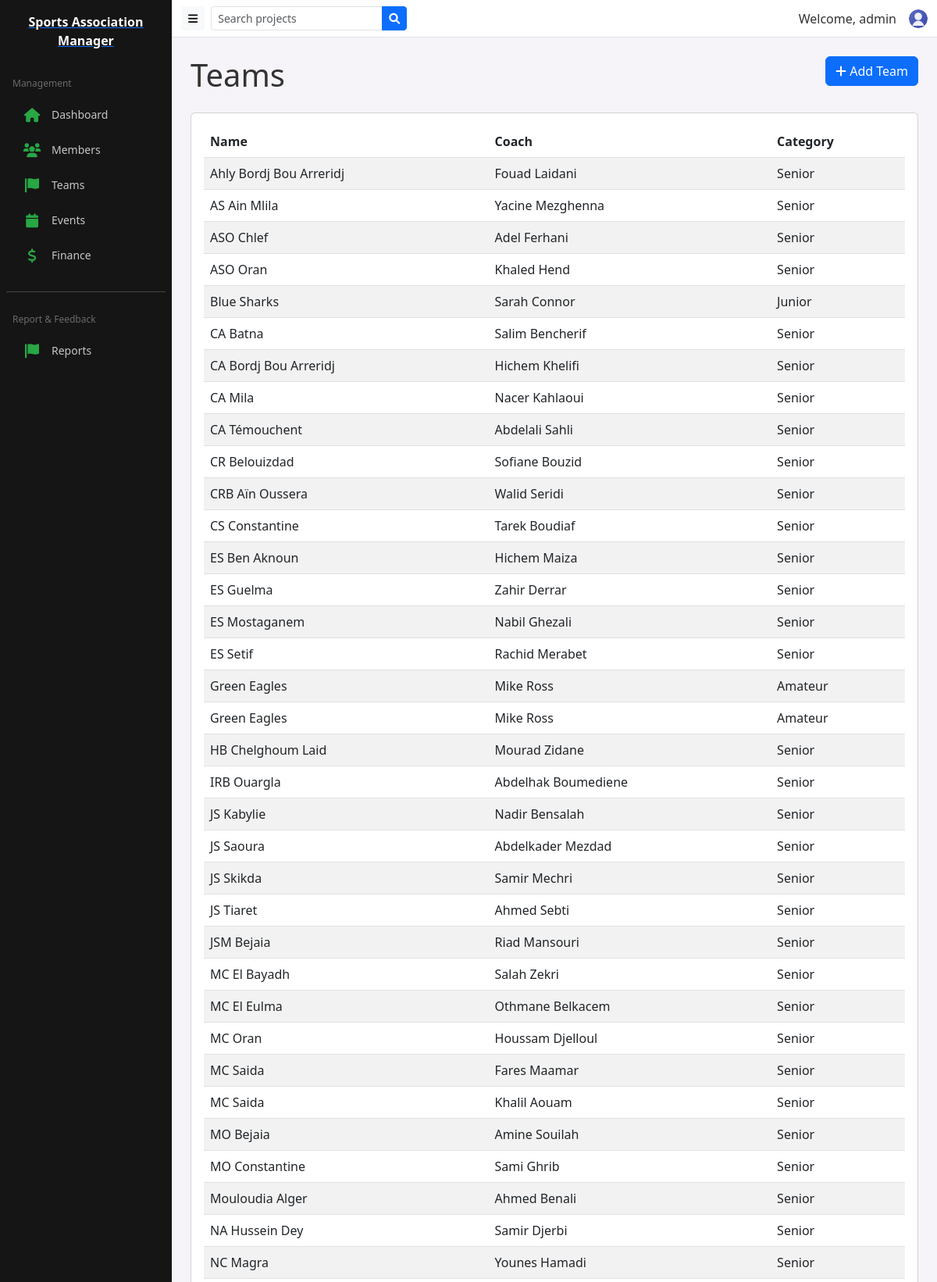
/public/team (signed in, upper part), run on the app's committed database.
### tables this page shows
CREATE TABLE `teams` (
  `id` int NOT NULL,
  `name` varchar(100) NOT NULL,
  `coach` varchar(100) DEFAULT NULL,
  `category` varchar(50) DEFAULT NULL,
  `created_at` timestamp NULL DEFAULT CURRENT_TIMESTAMP
);

### app/controllers/TeamController.php (called while the page is built, shortened)
<?php
class TeamController extends Controller {
    public function __construct(){
        $this->teamModel = $this->model('Team');
    }
    public function index(){
        $teams = $this->teamModel->getTeams();
        $data = ['teams' => $teams];
        $this->view('teams/index', $data);
    }
}

### app/core/App.php (called while the page is built, shortened)
<?php
class App {
    protected $currentMethod = 'index';
    public function __construct(){
        $url = $this->getUrl();
        if(isset($url[0]) && file_exists('../app/controllers/' . ucwords($url[0]) . 'Controller.php')){
            unset($url[0]);
        }
        $this->currentController = new $this->currentController;
        if(isset($url[1])){
            if(method_exists($this->currentController, $url[1])){
                $this->currentMethod = $url[1];
                unset($url[1]);
            }
        } else {
            $controllerClass = is_object($this->currentController) ? get_class($this->currentController) : $this->currentController;
            if($controllerClass === 'AuthController'){
                $this->currentMethod = 'login';
            } else {
                $this->currentMethod = 'index';
            }
        }
        $this->params = $url ? array_values($url) : [];
        call_user_func_array([$this->currentController, $this->currentMethod], $this->params);
    }
    public function getUrl(){
        if(isset($_GET['url'])){
            $url = rtrim($_GET['url'], '/');
            $url = filter_var($url, FILTER_SANITIZE_URL);
            $url = explode('/', $url);
            return $url;
        }
        return [];
    }
}

### public/index.php (called while the page is built, shortened)
<?php
$init = new App();

### app/core/Database.php (called while the page is built, shortened)
<?php
class Database {
    private $host = DB_HOST;
    private $user = DB_USER;
    private $pass = DB_PASS;
    private $dbname = DB_NAME;
    private $dbh;
    private $stmt;
    public function __construct(){
        $dsn = 'mysql:host=' . $this->host . ';dbname=' . $this->dbname;
        $options = array(
            PDO::ATTR_PERSISTENT => true,
            PDO::ATTR_ERRMODE => PDO::ERRMODE_EXCEPTION
        );
        try{
            $this->dbh = new PDO($dsn, $this->user, $this->pass, $options);
        } catch(PDOException $e){
            $this->error = $e->getMessage();
            if(defined('SHOW_DB_MESSAGES') && SHOW_DB_MESSAGES){
                echo "❌ خطأ في الاتصال: " . $this->error;
            } else {
                error_log('Database connection error: ' . $this->error);
            }
        }
    }
    public function query($sql){
        $this->stmt = $this->dbh->prepare($sql);
    }
    public function execute(){
        return $this->stmt->execute();
    }
    public function resultSet(){
        $this->execute();
        return $this->stmt->fetchAll(PDO::FETCH_OBJ);
    }
}

### app/models/Team.php (called while the page is built, shortened)
<?php
class Team extends Model {
    public function getTeams(){
        $this->db->query('SELECT * FROM teams ORDER BY name ASC');
        return $this->db->resultSet();
    }
}

### app/core/Model.php (called while the page is built, shortened)
<?php
class Model {
    public function __construct(){
        $this->db = new Database;
    }
}

### app/views/teams/index.php (the view)
<?php require APPROOT . '/views/layouts/header.php'; ?>
<div class="row mb-3">
    <div class="col-md-6">
        <h1>Teams</h1>
    </div>
    <div class="col-md-6">
        <a href="<?php echo URLROOT; ?>/team/add" class="btn btn-primary float-end">
            <i class="fa fa-plus"></i> Add Team
        </a>
    </div>
</div>
<div class="card card-body mb-3">
    <table class="table table-striped">
        <thead>
            <tr>
                <th>Name</th>
                <th>Coach</th>
                <th>Category</th>
            </tr>
        </thead>
        <tbody>
            <?php foreach($data['teams'] as $team) : ?>
            <tr>
                <td><?php echo $team->name; ?></td>
                <td><?php echo $team->coach; ?></td>
                <td><?php echo $team->category; ?></td>
            </tr>
            <?php endforeach; ?>
        </tbody>
    </table>
</div>
<?php require APPROOT . '/views/layouts/footer.php'; ?>

### public/css/style.css (style rules this page uses)
:root { --sidebar-width:80px; --sidebar-expanded-width:220px; --sidebar-collapsed-width:80px; --brand-color:#28a745; --sidebar-bg: #151515; --sidebar-item-bg-hover: rgba(255,122,24,0.06); }
body { background:#f6f4f8;font-family:Segoe UI, Roboto, Helvetica, Arial, sans-serif;color:#333 }

### data on the page
teams: name "Ahly Bordj Bou Arreridj", coach "Fouad Laidani", category "Senior"
teams: name "AS Ain Mlila", coach "Yacine Mezghenna", category "Senior"
teams: name "ASO Chlef", coach "Adel Ferhani", category "Senior"
teams: name "ASO Oran", coach "Khaled Hend", category "Senior"
teams: name "Blue Sharks", coach "Sarah Connor", category "Junior"
teams: name "CA Batna", coach "Salim Bencherif", category "Senior"
teams: name "CA Bordj Bou Arreridj", coach "Hichem Khelifi", category "Senior"
teams: name "CA Mila", coach "Nacer Kahlaoui", category "Senior"
teams: name "CA Témouchent", coach "Abdelali Sahli", category "Senior"
teams: name "CR Belouizdad", coach "Sofiane Bouzid", category "Senior"
teams: name "CRB Aïn Oussera", coach "Walid Seridi", category "Senior"
teams: name "CS Constantine", coach "Tarek Boudiaf", category "Senior"
teams: name "ES Ben Aknoun", coach "Hichem Maiza", category "Senior"
teams: name "ES Guelma", coach "Zahir Derrar", category "Senior"
teams: name "ES Mostaganem", coach "Nabil Ghezali", category "Senior"
teams: name "ES Setif", coach "Rachid Merabet", category "Senior"
teams: name "Green Eagles", coach "Mike Ross", category "Amateur"
teams: name "Green Eagles", coach "Mike Ross", category "Amateur"
teams: name "HB Chelghoum Laid", coach "Mourad Zidane", category "Senior"
teams: name "IRB Ouargla", coach "Abdelhak Boumediene", category "Senior"
teams: name "JS Kabylie", coach "Nadir Bensalah", category "Senior"
teams: name "JS Saoura", coach "Abdelkader Mezdad", category "Senior"
teams: name "JS Skikda", coach "Samir Mechri", category "Senior"
teams: name "JS Tiaret", coach "Ahmed Sebti", category "Senior"
teams: name "JSM Bejaia", coach "Riad Mansouri", category "Senior"
teams: name "MC El Bayadh", coach "Salah Zekri", category "Senior"
teams: name "MC El Eulma", coach "Othmane Belkacem", category "Senior"
teams: name "MC Oran", coach "Houssam Djelloul", category "Senior"
teams: name "MC Saida", coach "Fares Maamar", category "Senior"
teams: name "MC Saida", coach "Khalil Aouam", category "Senior"
teams: name "MO Bejaia", coach "Amine Souilah", category "Senior"
teams: name "MO Constantine", coach "Sami Ghrib", category "Senior"
teams: name "Mouloudia Alger", coach "Ahmed Benali", category "Senior"
teams: name "NA Hussein Dey", coach "Samir Djerbi", category "Senior"
teams: name "NC Magra", coach "Younes Hamadi", category "Senior"

### other printed values
SITENAME "Sports Association Manager"
$_SESSION['user_username'] "admin"
